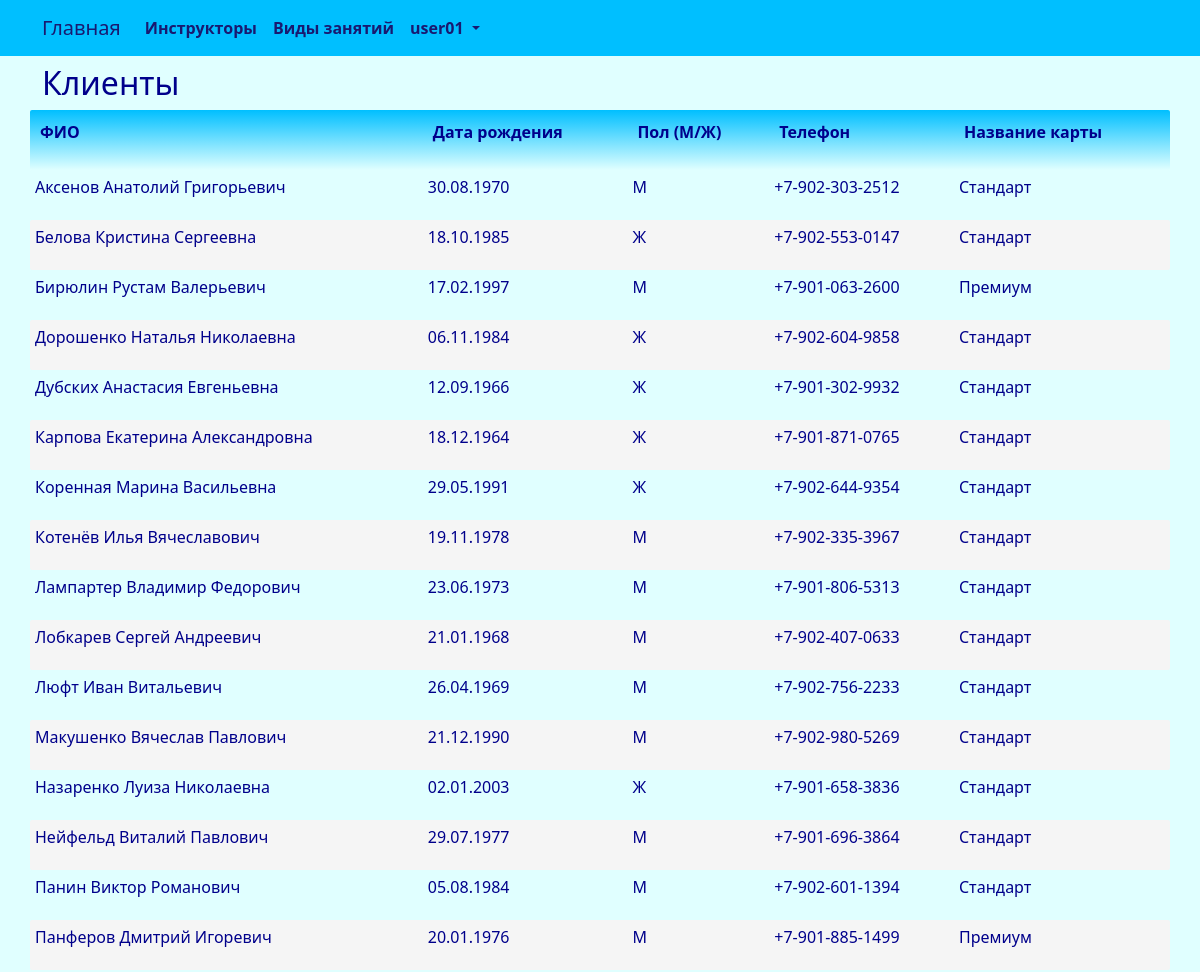
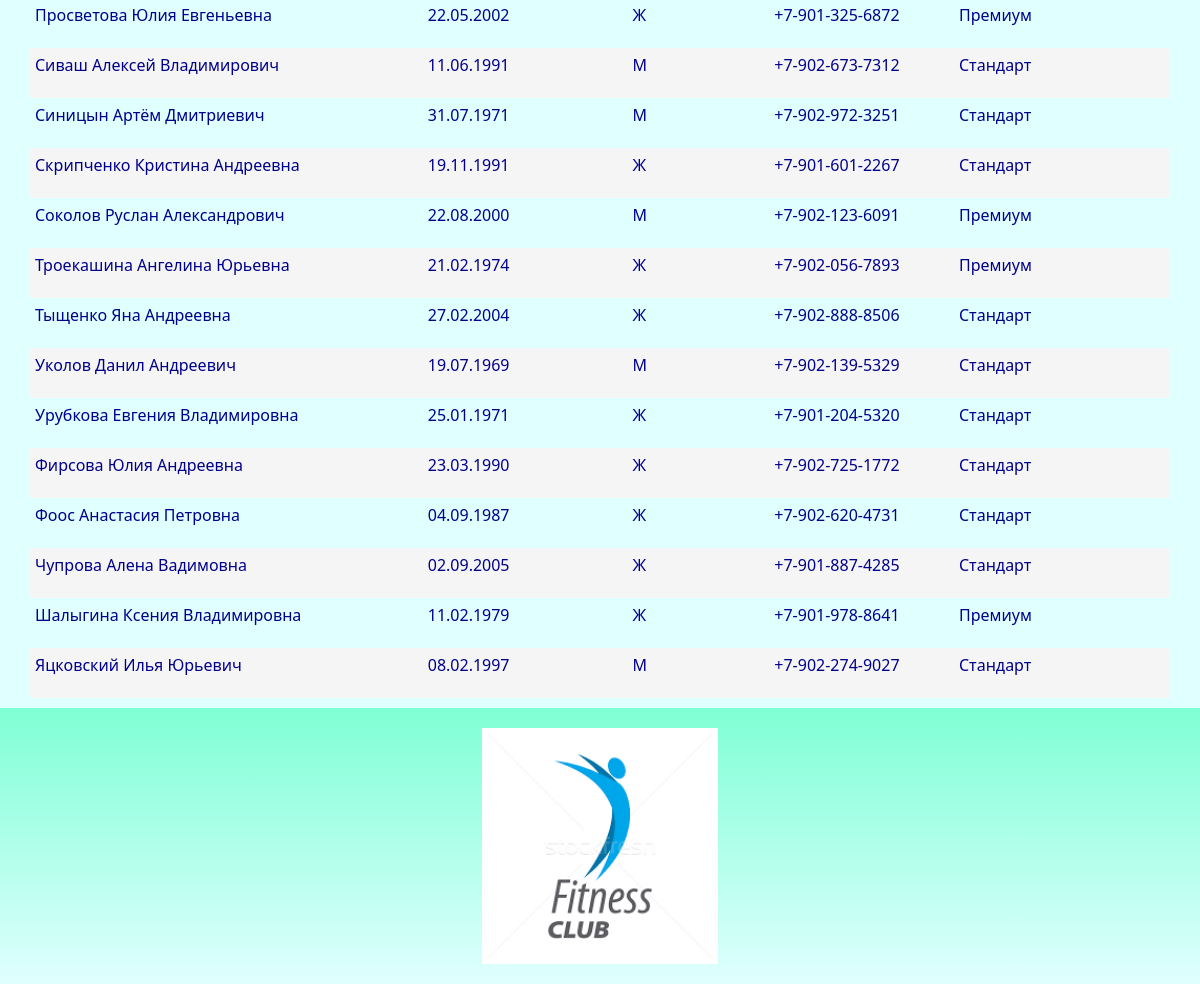
Screenshot of /client/list/ (signed in) with the database file from the repository (2 pictures, top to bottom).
### club/models.py (models this page shows, shortened)
class Client(models.Model):
    SEX_CHOICES = (
        ('М','М'),
        ('Ж', 'Ж'),
    )
    full_name = models.CharField(_('full_name'), max_length=128)
    birthday = models.DateTimeField(_('birthday'))
    sex = models.CharField(_('sex'), max_length=1, choices=SEX_CHOICES, default='М')
    phone = models.CharField(_('phone'), max_length=64)
    card = models.ForeignKey(Card, related_name='client_card', on_delete=models.CASCADE)
    class Meta:
        db_table = 'client'
        indexes = [
            models.Index(fields=['full_name']),
        ]
        ordering = ['full_name']

class Card(models.Model):
    card_title = models.CharField(_('card_title'), max_length=255, unique=True)
    class Meta:
        db_table = 'card'
        ordering = ['card_title']
    def __str__(self):
        return "{}".format(self.card_title)

### club/views.py (the view)
# urls.py: path('client/list/', views.client_list, name='client_list'),
@login_required
def client_list(request):
    try:
        client = Client.objects.all().order_by('full_name')
        return render(request, "client/list.html", {"client": client,})
    except Exception as exception:
        print(exception)
        return render(request, "client/list.html", {"client": None,})

### templates/client/list.html (shortened to what this page needs)
{% extends "base.html" %}
{% load i18n %}
{% block content %}
<h2>{% trans "clients" %}</h2>
{% if client.count > 0 %}
<div class="row">
	<table id="myTable" class="table-manager" style="width:100%">
		<thead>
			<tr>
				<th><p>{% trans "full_name" %}</p></th>
				<th><p>{% trans "birthday" %}</p></th>
				<th><p>{% trans "sex" %}</p></th>
				<th><p>{% trans "phone" %}</p></th>
				<th><p>{% trans "card_title" %}</p></th>
			</tr>
		</thead>
		<tbody>
			{% for e in client %}
			<tr>
				<td><p>{{ e.full_name }}</p></td>
				<td><p>{{ e.birthday | date:"d.m.Y" }}</p></td>
				<td><p>{{ e.sex }}</p></td>
				<td><p>{{ e.phone }}</p></td>
				<td><p>{{ e.card }}</p></td>
			</tr>
			{% endfor %}
		</tbody>
	</table>
</div>
{% endif %}
{% endblock content %}

### templates/base.html (shortened to what this page needs)
<!DOCTYPE html>
{% load static %}
{% load i18n %}
<html>
	<head>
		<link rel="stylesheet" href="{% static 'css/bootstrap.min.css' %}">
		<link rel="stylesheet" href="{% static 'css/styles.css' %}" />
	</head>
	<nav class="navbar navbar-expand-lg justify-content-center">
		<div class="container">
			<div class="collapse navbar-collapse" id="mainMenu">
				<ul class="navbar-nav me-auto mb-2 mb-lg-0">
					<a class="navbar-brand" href="{{ HTTP_HOST }}/">{% trans "Home" %}</a>
					<li class="nav-item">
						<a class="nav-link" href="{% url 'instructor_list' %}">{% trans "instructors" %}</a>
					</li>
					<li class="nav-item">
						<a class="nav-link" href="{% url 'kind_list' %}">{% trans "kinds" %}</a>
					</li>
					{% if user.is_authenticated %}
					<li class="nav-item dropdown">
						<a class="nav-link dropdown-toggle" href="#" id="navbarDropdown" role="button" data-bs-toggle="dropdown" aria-expanded="false">
							{{ user.username }}
						</a>
					</li>
					{% else %}
					<form class="form-inline ml-auto">
						<a href="{% url 'login' %}" class="btn btn-outline-secondary">{% trans "Log In" %}</a>
						<a href="{% url 'signup' %}" class="btn btn-primary ml-2">{% trans "Sign up" %}</a>
					</form>
					{% endif %}
				</ul>
			</div>
		</div>
	</nav>
	<body>
		<div class="container">
			{% block content%}{% endblock content %}
		</div>
	</body>
	<footer class="container-fluid text-center bg-lightgray">
		<div class="copyrights">
			<img src="{% static 'images/logo.png' %}" alt="logo" style="height:256px; padding: 10px;">
		</div>
	</footer>
</html>

### static/css/styles.css (style rules this page uses)
:root { --navbar-background-color: DeepSkyBlue; --navbar-text-color: MidnightBlue; --main-background-color-light: LightCyan; --main-background-color-dark: DeepSkyBlue; --main-text-color: DarkBlue; --main-header-color: DarkBlue; --main-text-attention-color: Purple; --footer-background-color-light: LightCyan; --footer-background-color-dark: Aquamarine; --footer-text-color: Teal; --card-background-color-light: LightCyan; --card-background-color-dark: DeepSkyBlue; --card-text-color: SeaGreen; --table-background-color-light: LightCyan; --table-background-color-dark: #F5F5F5; --table-text-color: DarkBlue; --star-size: 30px; --star-color: LightYellow; --star-background: Yellow ; }
.navbar { background-color: var(--navbar-background-color); color: var(--navbar-text-color); }
.navbar .navbar-nav, .navbar .navbar-nav .navbar-text { color: var(--navbar-text-color); }
.navbar ul { background-color: var(--navbar-background-color); color: var(--navbar-text-color); }
.navbar li { background-color: var(--navbar-background-color); color: var(--navbar-text-color); }
.navbar a { background-color: var(--navbar-background-color); color: var(--navbar-text-color); }
.navbar-brand { background-color: var(--navbar-background-color); color: var(--navbar-text-color); }
.nav-item { background-color: var(--navbar-background-color); color: var(--navbar-text-color); font-weight: bold; }
body { background-color: var(--main-background-color-light); }
h1, h2, h3, h4, h5, h6 { color: var(--main-header-color); }
p, ul, li, label { color: var(--main-text-color); }
.table-manager { background-color: var(--main-background-color-light); width: 100%; }
.table-manager tbody { background-color: var(--main-background-color-light); border: none; margin-top: 20px; margin-bottom: 20px; }
.table-manager thead th { color: var(--main-text-color); font-weight: bold; text-align: left; padding: 10px; background-image: linear-gradient(top, var(--main-background-color-dark), var(--main-background-color-light)); background-image: -o-linear-gradient(top, var(--main-background-color-dark), var(--main-background-color-light)); background-image: -moz-linear-gradient(top, var(--main-background-color-dark), var(--main-background-color-light)); background-image: -webkit-linear-gradient(top, var(--main-background-color-dark), var(--main-background-color-light)); }
.table-manager thead tr th:first-child { border-radius: 2px 0 0 2px; }
.table-manager thead tr th:last-child { border-radius: 0 2px 2px 0; }
.table-manager tbody td { text-align: left; border: none; padding: 5px 5px; vertical-align: top; }
.table-manager tbody tr:nth-child(odd) { background: var(--table-background-color-light); }
.table-manager tbody tr:nth-child(even) { background: var(--table-background-color-dark); }
.table-manager tbody tr td:first-child { border-radius: 2px 0 0 2px; }
.table-manager tbody tr td:last-child { border-radius: 0 2px 2px 0; }
footer { background-image: linear-gradient(top, var(--footer-background-color-dark), var(--footer-background-color-light)); background-image: -o-linear-gradient(top, var(--footer-background-color-dark), var(--footer-background-color-light)); background-image: -moz-linear-gradient(top, var(--footer-background-color-dark), var(--footer-background-color-light)); background-image: -webkit-linear-gradient(top, var(--footer-background-color-dark), var(--footer-background-color-light)); margin-top: 10px; padding: 10px; }

### rows the page displays
Client: full_name "Аксенов Анатолий Григорьевич", birthday "30.08.1970", sex "М", phone "+7-902-303-2512", card "Стандарт"
Client: full_name "Белова Кристина Сергеевна", birthday "18.10.1985", sex "Ж", phone "+7-902-553-0147", card "Стандарт"
Client: full_name "Бирюлин Рустам Валерьевич", birthday "17.02.1997", sex "М", phone "+7-901-063-2600", card "Премиум"
Client: full_name "Дорошенко Наталья Николаевна", birthday "06.11.1984", sex "Ж", phone "+7-902-604-9858", card "Стандарт"
Client: full_name "Дубских Анастасия Евгеньевна", birthday "12.09.1966", sex "Ж", phone "+7-901-302-9932", card "Стандарт"
Client: full_name "Карпова Екатерина Александровна", birthday "18.12.1964", sex "Ж", phone "+7-901-871-0765", card "Стандарт"
Client: full_name "Коренная Марина Васильевна", birthday "29.05.1991", sex "Ж", phone "+7-902-644-9354", card "Стандарт"
Client: full_name "Котенёв Илья Вячеславович", birthday "19.11.1978", sex "М", phone "+7-902-335-3967", card "Стандарт"
Client: full_name "Лампартер Владимир Федорович", birthday "23.06.1973", sex "М", phone "+7-901-806-5313", card "Стандарт"
Client: full_name "Лобкарев Сергей Андреевич", birthday "21.01.1968", sex "М", phone "+7-902-407-0633", card "Стандарт"
Client: full_name "Люфт Иван Витальевич", birthday "26.04.1969", sex "М", phone "+7-902-756-2233", card "Стандарт"
Client: full_name "Макушенко Вячеслав Павлович", birthday "21.12.1990", sex "М", phone "+7-902-980-5269", card "Стандарт"
Client: full_name "Назаренко Луиза Николаевна", birthday "02.01.2003", sex "Ж", phone "+7-901-658-3836", card "Стандарт"
Client: full_name "Нейфельд Виталий Павлович", birthday "29.07.1977", sex "М", phone "+7-901-696-3864", card "Стандарт"
Client: full_name "Панин Виктор Романович", birthday "05.08.1984", sex "М", phone "+7-902-601-1394", card "Стандарт"
Client: full_name "Панферов Дмитрий Игоревич", birthday "20.01.1976", sex "М", phone "+7-901-885-1499", card "Премиум"
Client: full_name "Просветова Юлия Евгеньевна", birthday "22.05.2002", sex "Ж", phone "+7-901-325-6872", card "Премиум"
Client: full_name "Сиваш Алексей Владимирович", birthday "11.06.1991", sex "М", phone "+7-902-673-7312", card "Стандарт"
Client: full_name "Синицын Артём Дмитриевич", birthday "31.07.1971", sex "М", phone "+7-902-972-3251", card "Стандарт"
Client: full_name "Скрипченко Кристина Андреевна", birthday "19.11.1991", sex "Ж", phone "+7-901-601-2267", card "Стандарт"
Client: full_name "Соколов Руслан Александрович", birthday "22.08.2000", sex "М", phone "+7-902-123-6091", card "Премиум"
Client: full_name "Троекашина Ангелина Юрьевна", birthday "21.02.1974", sex "Ж", phone "+7-902-056-7893", card "Премиум"
Client: full_name "Тыщенко Яна Андреевна", birthday "27.02.2004", sex "Ж", phone "+7-902-888-8506", card "Стандарт"
Client: full_name "Уколов Данил Андреевич", birthday "19.07.1969", sex "М", phone "+7-902-139-5329", card "Стандарт"
Client: full_name "Урубкова Евгения Владимировна", birthday "25.01.1971", sex "Ж", phone "+7-901-204-5320", card "Стандарт"
Client: full_name "Фирсова Юлия Андреевна", birthday "23.03.1990", sex "Ж", phone "+7-902-725-1772", card "Стандарт"
Client: full_name "Фоос Анастасия Петровна", birthday "04.09.1987", sex "Ж", phone "+7-902-620-4731", card "Стандарт"
Client: full_name "Чупрова Алена Вадимовна", birthday "02.09.2005", sex "Ж", phone "+7-901-887-4285", card "Стандарт"
Client: full_name "Шалыгина Ксения Владимировна", birthday "11.02.1979", sex "Ж", phone "+7-901-978-8641", card "Премиум"
Client: full_name "Яцковский Илья Юрьевич", birthday "08.02.1997", sex "М", phone "+7-902-274-9027", card "Стандарт"

### other values shown
{{ user.username }} "user01"
